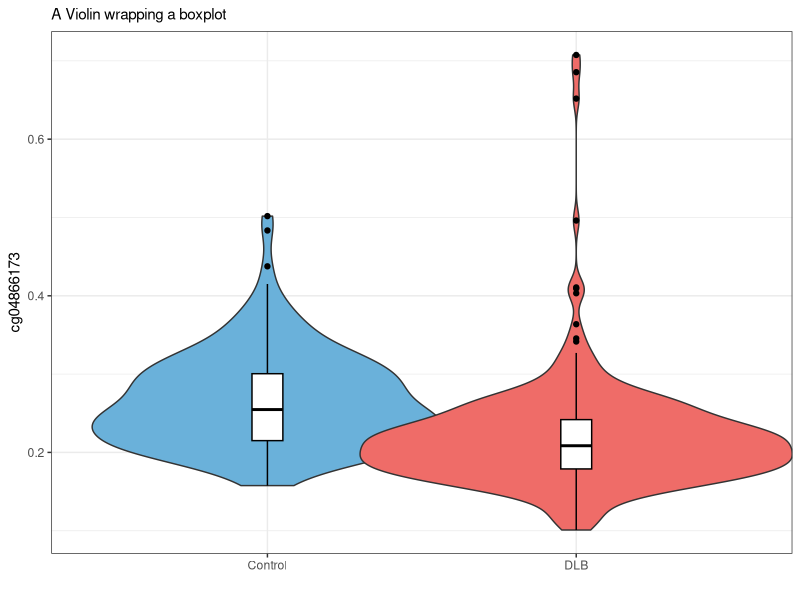
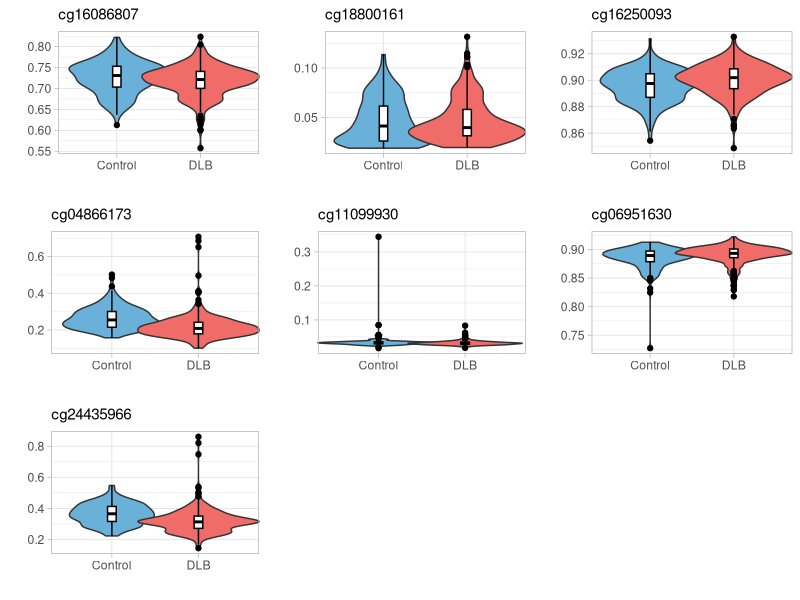
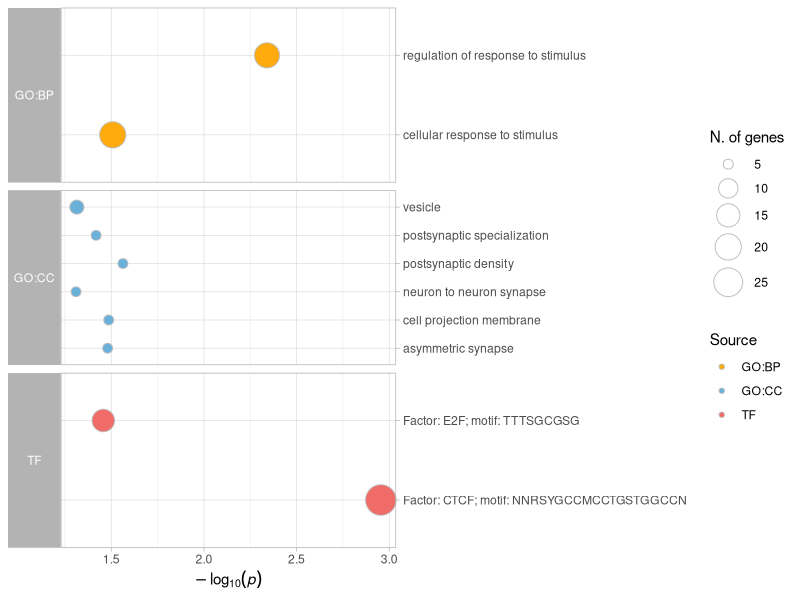
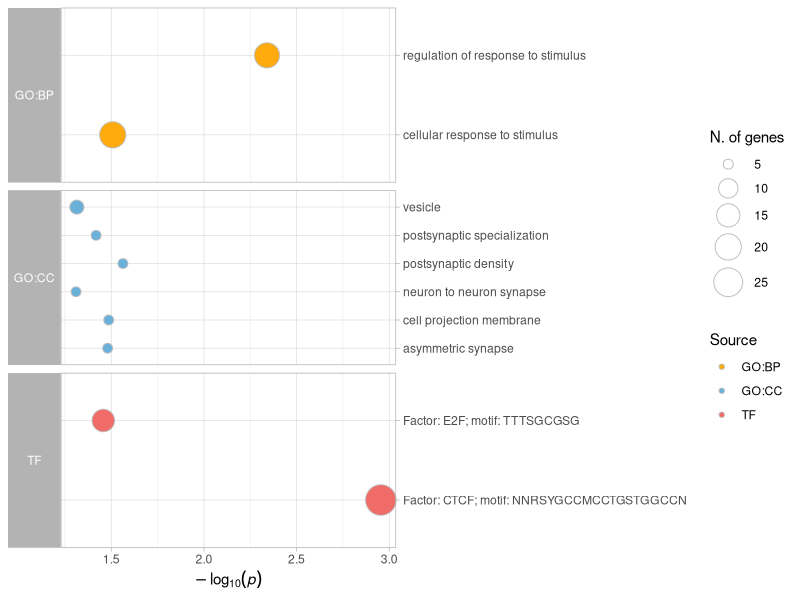

Generate these figures, in order, with R:
## Cargamos las librerias que vamos a usar
library("vroom")
library("ggplot2")
library("dplyr")
library("tidyr")
library("gridExtra")

## Vamos a empezar con violin plots
## Leemos la data que vamos a utilizar
violin_data <- vroom("violin_plots.csv", col_names = T)

## Si observamos la figura del paper, solo estamos ploteando controles vs DLB
## Nuestro df tiene otra categoria llamada LBD, vamos a borrarla
## filter nos ayuda a filtrar, | significa OR
violin_data_clean <- violin_data %>% 
  filter(sampleType == "Control" | sampleType == "DLB")

## Una vez que tenemos los datos listos, vamos a graficar un violin plot 
## Vamos a empezar con cg04866173
## vamos a usar ggplot2
p1 <- ggplot(violin_data_clean, aes(x=as.factor(sampleType), y=cg04866173, fill=sampleType)) +
  geom_violin(width=1.4) + ## que tan ancha queremos la linea
  geom_boxplot(width=0.1, color="black", fill = "white") + ## que tan ancha queremos la linea
  scale_fill_manual(values = c("#6AB1DA","#EF6C68")) + ## que colores queremos poner ahi
  theme_bw() +
  theme(
    legend.position="none", ## borramos barra con legend
    plot.title = element_text(size=11) ## cambiamos tamanio de texto
  ) +
  ggtitle("A Violin wrapping a boxplot") + ## anadimos un titulo
  xlab("") ## borramos titulo en eje x
p1

## Pero la imagen final tiene multiples violin plots
## vamos a crear una funcion para automatizar los violin plots
plot_violin_cpg <- function(violin_data_clean, cpgs) { ## the function takes the dataframe and a vector
  
  plots <- list() ## abrimos una lista vacia
  
  for (cpg in cpgs) { ## dentro de la funcion creamos un loop for
    p <- ggplot(violin_data_clean, aes(x = as.factor(sampleType), y = .data[[cpg]], fill = sampleType)) +
      geom_violin(width = 1.4) +
      geom_boxplot(width = 0.1, color = "black", fill = "white") +
      scale_fill_manual(values = c("#6AB1DA", "#EF6C68")) +
      theme_light() +
      theme(
        legend.position = "none",
        plot.title = element_text(size = 11)
      ) +
      ggtitle(cpg) +
      xlab("") + 
      ylab("")
    
    plots[[cpg]] <- p ## guardamos el plot en la lista que empieza vacia e iteramos a traves de los cpgs
  }
  
  return(plots) ## lanzamos plots para poder tener la variable dentro del ambiente
}

## Vamos a usar la funcion
## Primero creamos un vector con los cpgs
cpgs <- c("cg16086807", "cg18800161", "cg16250093", "cg04866173", "cg11099930", "cg06951630", "cg24435966")

## Creamos los plots para cada cpg
plots <- plot_violin_cpg(violin_data_clean, cpgs)

## Usamos la funcion grid.arrange del paquete grid extra
## grob == graphical objects
final_plot <- grid.arrange(grobs = plots, ncol = 3)

## Finalmente guardamos
ggsave(filename = "boxplots.png", plot = final_plot, 
       height = 8, width = 12, bg = "white")

## Primero, vamos a leer los datos en R con vroom
methylation_data <- vroom("ontology.csv", col_names = F)

## Elegimos colores para la figura
color_map <- c("GO:BP" = "#FFAB0D", "GO:CC" = "#6AB1DA", "TF" = "#EF6C68")

## Making Figure
plot2 <- ggplot(methylation_data, aes(x = -log10(X3), y = X8, fill = as.factor(X7), size = X6)) +
  geom_point(shape = 21, color = "gray") +  # Change shape to 21 (a filled circle)
  scale_fill_manual(values = color_map) +
  scale_size_continuous(range = c(3, 10)) +
  scale_y_discrete(position = "right") +
  facet_wrap(~ X7, scales = "free_y", ncol = 1, strip.position = "left") +
  theme_light() +
  labs(
    x = expression(-log[10](italic(p))),
    y = NULL,
    size = "N. of genes",
    fill = "Source"  # Change color label to fill to match aesthetic
  ) +
  theme(
    strip.text.y.left = element_text(angle = 0),
    axis.text.y = element_text(hjust = 1)
  )
plot2

## Finalmente guardamos
ggsave(filename = "ontology.png", plot = plot2, 
       height = 8, width = 10, bg = "white")


############# FINISH TEST
violin_data_group <- violin_data %>%
  select(cg04866173, sampleType) %>% 
  group_by(sampleType) %>% 
  summarise(mean = mean(cg04866173), probe = "cg04866173") %>% 
  pivot_wider(names_from = sampleType, values_from = mean) %>% 
  mutate(db_control_lbd = LBD - Control)